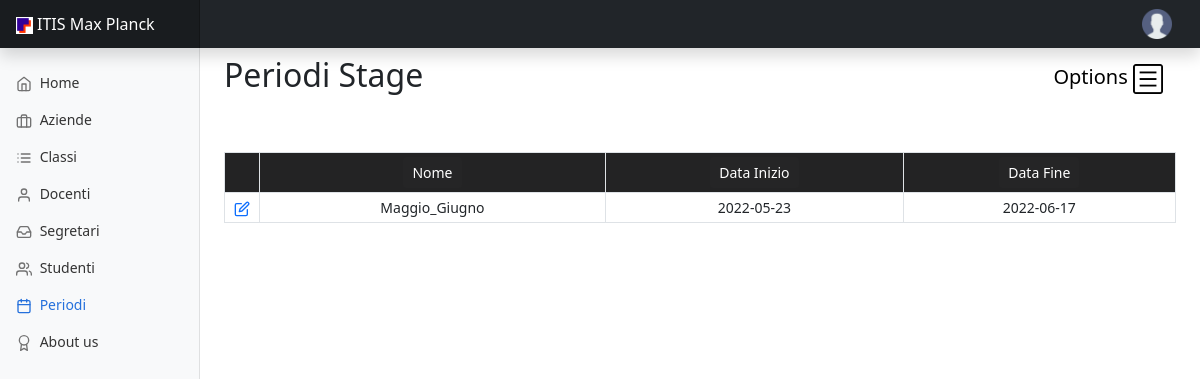
The page /periodo-stage.php (signed in) on the database as committed earlier.
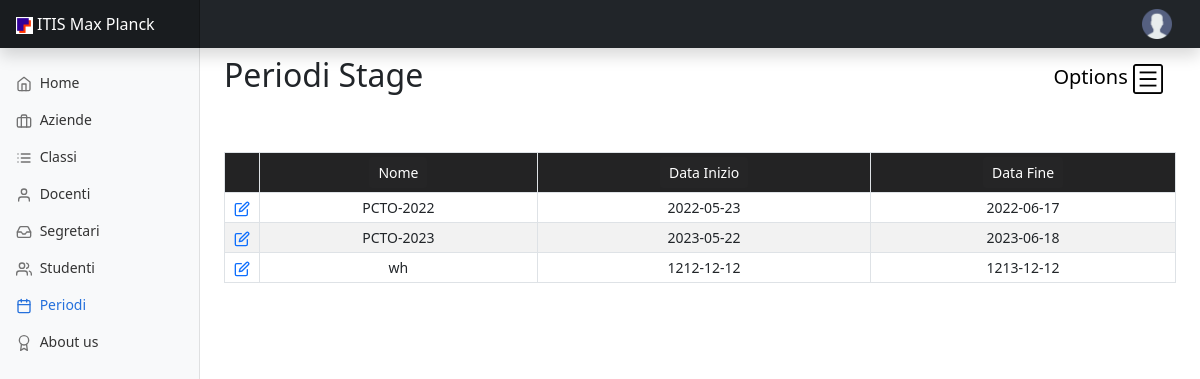
The same page on the database as committed later.
### tables this page shows
CREATE TABLE `periodo_stage` (
  `id` int NOT NULL,
  `nome` varchar(100) NOT NULL,
  `data_inizio` date NOT NULL DEFAULT (curdate()),
  `data_fine` date NOT NULL DEFAULT (curdate())
);

### periodo-stage.php (the view, shortened to what this page needs)
<!doctype html>
<html lang="en">
  <head>
    <?php require("Include/head.php");?>
  </head>
  <body>
<?php require("Include/navbar.php")?>
<div class="container-fluid">
  <div class="row">
    <?php require("Include/menu.php");?>
	<?php
    function generaTabella($result)
    {
        echo '<div class="justify-content-center">';
            echo '</br></br><table class="table table-striped table-bordered table-sm table-responsive" style="text-align:center">';
                echo '<tr bgcolor="#252526">';
                echo '<th style="width: 3.66%"></th>';
                echo '<th ><input class="btn btn-sm" style="background-color:#252526; color:#ffffff" type="submit" name="ordinaNome" value="Nome"/></th>';
                echo '<th ><input class="btn btn-sm" style="background-color:#252526; color:white" type="submit" name="ordinaCognome" value="Data Inizio"/></th>';
                echo '<th ><input class="btn btn-sm" style="background-color:#252526; color:white" type="submit" name="ordinaCitta" value="Data Fine"/></th>';
                echo "</tr>";
                if ($result->num_rows > 0) {
                    while ($row = $result->fetch_assoc()) {
                        echo '<td><a href="periodo-stage-dettaglio.php?id='.htmlspecialchars($row["id"]).'"><span data-feather="edit"></span></a></td>';
                        echo '<td>' . htmlspecialchars($row["nome"]) . '</td>';
                        echo '<td>' . htmlspecialchars($row["data_inizio"]) . '</td>';
                        echo '<td>' . htmlspecialchars($row["data_fine"]) . '</td>';
                    }
                }
            echo "</table>";
        echo '</div>';
    }
    ?>
    <?php
    if (!isset($_POST["submit"])) {
    ?>
    <main class="col-md-9 ms-sm-auto col-lg-10 px-md-4">
    <nav class="navbar">
                <h1 class="h2">Periodi Stage</h1>
                <button class="navbar-toggler" type="button" data-bs-toggle="offcanvas" data-bs-target="#offcanvasNavbar" aria-controls="offcanvasNavbar">
                    Options
                    <span class="navbar-toggler-icon" style="background-image: url('Images/option_icon.png');"></span>
                </button>
            </nav>
		<?php
        if (isset($_POST["ordinaNome"])) {
            $_SESSION['varOrNome'] += 1;
            $_SESSION["varOrInizio"] = 0;
            $_SESSION["varOrFine"] = 0;
            if ($_SESSION['varOrNome'] % 2 == 0) {
                $sql = "SELECT * FROM `periodo_stage` order by nome DESC";
            } else {
                $sql = "SELECT * FROM `periodo_stage` order by nome ASC";
            }
            $result = $conn->query($sql);
            generaTabella($result);
        } else{
            $sql = "SELECT * FROM `periodo_stage`";
            $result = $conn->query($sql);
            generaTabella($result);
        }
    }
        ?>
        </div>
        </div>
  </body>
</html>

Rows that differ between the two databases and show on the page:
changed periodo_stage: nome "Maggio_Giugno" → "PCTO-2022"
added periodo_stage: nome "PCTO-2023", data_inizio "2023-05-22", data_fine "2023-06-18"
added periodo_stage: nome "wh", data_inizio "1212-12-12", data_fine "1213-12-12"
